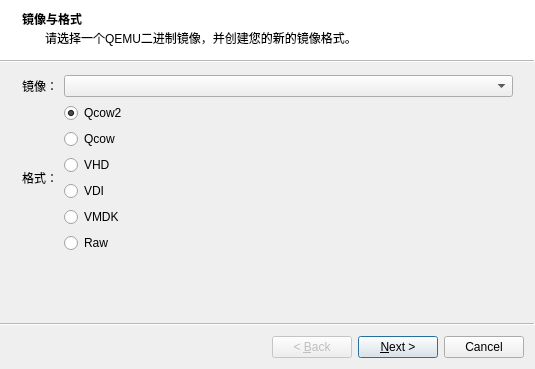
<?xml version="1.0" encoding="UTF-8"?>
<ui version="4.0">
 <class>QemuImageWizard</class>
 <widget class="QWizard" name="QemuImageWizard">
  <property name="geometry">
   <rect>
    <x>0</x>
    <y>0</y>
    <width>535</width>
    <height>369</height>
   </rect>
  </property>
  <property name="windowTitle">
   <string>Qemu镜像创建</string>
  </property>
  <property name="modal">
   <bool>true</bool>
  </property>
  <property name="wizardStyle">
   <enum>QWizard::ModernStyle</enum>
  </property>
  <widget class="QWizardPage" name="uiBinaryWizardPage">
   <property name="title">
    <string>镜像与格式</string>
   </property>
   <property name="subTitle">
    <string>请选择一个QEMU二进制镜像，并创建您的新的镜像格式。</string>
   </property>
   <layout class="QGridLayout" name="gridLayout">
    <item row="0" column="0">
     <widget class="QLabel" name="uiBinaryLabel">
      <property name="text">
       <string>镜像：</string>
      </property>
     </widget>
    </item>
    <item row="0" column="1">
     <widget class="QComboBox" name="uiBinaryComboBox">
      <property name="sizePolicy">
       <sizepolicy hsizetype="Expanding" vsizetype="Fixed">
        <horstretch>0</horstretch>
        <verstretch>0</verstretch>
       </sizepolicy>
      </property>
     </widget>
    </item>
    <item row="1" column="0">
     <widget class="QLabel" name="uiFormatLabel">
      <property name="text">
       <string>格式：</string>
      </property>
     </widget>
    </item>
    <item row="1" column="1">
     <layout class="QVBoxLayout" name="verticalLayout_3">
      <item>
       <widget class="QRadioButton" name="uiFormatQcow2Radio">
        <property name="toolTip">
         <string>Qcow2 is the current Qemu format, supporting many special features.</string>
        </property>
        <property name="text">
         <string notr="true">Qcow2</string>
        </property>
        <property name="checked">
         <bool>true</bool>
        </property>
        <attribute name="buttonGroup">
         <string notr="true">uiFormatRadios</string>
        </attribute>
       </widget>
      </item>
      <item>
       <widget class="QRadioButton" name="uiFormatQcowRadio">
        <property name="toolTip">
         <string>Qcow is a legacy Qemu format that is also supported by VirtualBox.</string>
        </property>
        <property name="text">
         <string notr="true">Qcow</string>
        </property>
        <attribute name="buttonGroup">
         <string notr="true">uiFormatRadios</string>
        </attribute>
       </widget>
      </item>
      <item>
       <widget class="QRadioButton" name="uiFormatVhdRadio">
        <property name="toolTip">
         <string>VHD is the format used by Microsoft VirtualPC, and is also supported by Qemu and VirtualBox.
On Windows 7 and above, it can be mounted on the host PC.</string>
        </property>
        <property name="text">
         <string notr="true">VHD</string>
        </property>
        <attribute name="buttonGroup">
         <string notr="true">uiFormatRadios</string>
        </attribute>
       </widget>
      </item>
      <item>
       <widget class="QRadioButton" name="uiFormatVdiRadio">
        <property name="toolTip">
         <string>VDI is the native format of VirtualBox</string>
        </property>
        <property name="text">
         <string notr="true">VDI</string>
        </property>
        <attribute name="buttonGroup">
         <string notr="true">uiFormatRadios</string>
        </attribute>
       </widget>
      </item>
      <item>
       <widget class="QRadioButton" name="uiFormatVmdkRadio">
        <property name="toolTip">
         <string>VMDK is the native format for VMware and is also supported by Qemu and VirtualBox.</string>
        </property>
        <property name="text">
         <string notr="true">VMDK</string>
        </property>
        <attribute name="buttonGroup">
         <string notr="true">uiFormatRadios</string>
        </attribute>
       </widget>
      </item>
      <item>
       <widget class="QRadioButton" name="uiFormatRawRadio">
        <property name="toolTip">
         <string>Raw image files represent the actual data on the image, with zero special features.
It can easily be converted to various other formats by various utilities, making it the most portable format.</string>
        </property>
        <property name="text">
         <string>Raw</string>
        </property>
        <attribute name="buttonGroup">
         <string notr="true">uiFormatRadios</string>
        </attribute>
       </widget>
      </item>
     </layout>
    </item>
   </layout>
  </widget>
  <widget class="QWizardPage" name="uiQcow2OptionsWizardPage">
   <property name="title">
    <string>qcow2选项</string>
   </property>
   <layout class="QVBoxLayout" name="verticalLayout_2">
    <item>
     <widget class="QGroupBox" name="uiSizeOptionsGroupBox">
      <property name="title">
       <string>大小选项</string>
      </property>
      <layout class="QGridLayout" name="gridLayout_3">
       <item row="0" column="0">
        <widget class="QLabel" name="uiPreallocationLabel">
         <property name="text">
          <string>分配：</string>
         </property>
        </widget>
       </item>
       <item row="0" column="1">
        <layout class="QHBoxLayout" name="horizontalLayout_9">
         <item>
          <widget class="QRadioButton" name="uiQcow2PreallocationOffRadio">
           <property name="toolTip">
            <string>The file only takes as much space from the host as needed. The VM will still see the full capacity you specify.</string>
           </property>
           <property name="text">
            <string>off</string>
           </property>
           <property name="checked">
            <bool>true</bool>
           </property>
           <attribute name="buttonGroup">
            <string notr="true">uiQcow2PreallocationRadios</string>
           </attribute>
          </widget>
         </item>
         <item>
          <widget class="QRadioButton" name="uiQcow2PreallocationMetadataRadio">
           <property name="toolTip">
            <string>Same as &quot;off&quot;, but preallocates enough space to hold any potenial metadata for the HDD.
This improves performance when the image file needs to grow.</string>
           </property>
           <property name="text">
            <string>metadata</string>
           </property>
           <attribute name="buttonGroup">
            <string notr="true">uiQcow2PreallocationRadios</string>
           </attribute>
          </widget>
         </item>
         <item>
          <widget class="QRadioButton" name="uiQcow2PreallocationFallocRadio">
           <property name="toolTip">
            <string>Same as &quot;full&quot;, but uses C's posix_fallocate() if available on the host, instead of zero filling the file.</string>
           </property>
           <property name="text">
            <string>falloc</string>
           </property>
           <attribute name="buttonGroup">
            <string notr="true">uiQcow2PreallocationRadios</string>
           </attribute>
          </widget>
         </item>
         <item>
          <widget class="QRadioButton" name="uiQcow2PreallocationFullRadio">
           <property name="toolTip">
            <string>The file will start off at the full size you specify.
Free space will be zero filled.</string>
           </property>
           <property name="text">
            <string>full</string>
           </property>
           <attribute name="buttonGroup">
            <string notr="true">uiQcow2PreallocationRadios</string>
           </attribute>
          </widget>
         </item>
         <item>
          <spacer name="horizontalSpacer_6">
           <property name="orientation">
            <enum>Qt::Horizontal</enum>
           </property>
           <property name="sizeHint" stdset="0">
            <size>
             <width>40</width>
             <height>20</height>
            </size>
           </property>
          </spacer>
         </item>
        </layout>
       </item>
       <item row="1" column="0">
        <widget class="QLabel" name="uiClusterSizeLabel">
         <property name="text">
          <string>簇的大小：</string>
         </property>
        </widget>
       </item>
       <item row="1" column="1">
        <widget class="QComboBox" name="uiQcow2ClusterSizeComboBox">
         <property name="sizePolicy">
          <sizepolicy hsizetype="Expanding" vsizetype="Fixed">
           <horstretch>0</horstretch>
           <verstretch>0</verstretch>
          </sizepolicy>
         </property>
         <item>
          <property name="text">
           <string>&lt;default&gt;</string>
          </property>
         </item>
         <item>
          <property name="text">
           <string>512</string>
          </property>
         </item>
         <item>
          <property name="text">
           <string>1k</string>
          </property>
         </item>
         <item>
          <property name="text">
           <string>2k</string>
          </property>
         </item>
         <item>
          <property name="text">
           <string>4k</string>
          </property>
         </item>
         <item>
          <property name="text">
           <string>8k</string>
          </property>
         </item>
         <item>
          <property name="text">
           <string>16k</string>
          </property>
         </item>
         <item>
          <property name="text">
           <string>32k</string>
          </property>
         </item>
         <item>
          <property name="text">
           <string>64k</string>
          </property>
         </item>
         <item>
          <property name="text">
           <string>128k</string>
          </property>
         </item>
         <item>
          <property name="text">
           <string>256k</string>
          </property>
         </item>
         <item>
          <property name="text">
           <string>512k</string>
          </property>
         </item>
         <item>
          <property name="text">
           <string>1024k</string>
          </property>
         </item>
         <item>
          <property name="text">
           <string>2048k</string>
          </property>
         </item>
        </widget>
       </item>
      </layout>
     </widget>
    </item>
    <item>
     <widget class="QGroupBox" name="uiRefcountsGroupBox">
      <property name="title">
       <string>Refcounts</string>
      </property>
      <layout class="QGridLayout" name="gridLayout_2">
       <item row="1" column="0">
        <widget class="QLabel" name="uiRefcountEntrySizeLabel">
         <property name="text">
          <string>refcount出入大小：</string>
         </property>
        </widget>
       </item>
       <item row="1" column="1">
        <widget class="QComboBox" name="uiRefcountEntrySizeComboBox">
         <property name="sizePolicy">
          <sizepolicy hsizetype="Expanding" vsizetype="Fixed">
           <horstretch>0</horstretch>
           <verstretch>0</verstretch>
          </sizepolicy>
         </property>
         <item>
          <property name="text">
           <string>&lt;default&gt;</string>
          </property>
         </item>
         <item>
          <property name="text">
           <string>1</string>
          </property>
         </item>
         <item>
          <property name="text">
           <string>2</string>
          </property>
         </item>
         <item>
          <property name="text">
           <string>4</string>
          </property>
         </item>
         <item>
          <property name="text">
           <string>8</string>
          </property>
         </item>
         <item>
          <property name="text">
           <string>16</string>
          </property>
         </item>
         <item>
          <property name="text">
           <string>32</string>
          </property>
         </item>
         <item>
          <property name="text">
           <string>64</string>
          </property>
         </item>
        </widget>
       </item>
       <item row="0" column="0">
        <widget class="QCheckBox" name="uiLazyRefcountsCheckBox">
         <property name="text">
          <string>懒惰的refcounts</string>
         </property>
         <property name="tristate">
          <bool>false</bool>
         </property>
        </widget>
       </item>
      </layout>
     </widget>
    </item>
   </layout>
  </widget>
  <widget class="QWizardPage" name="uiVhdOptionsWizardPage">
   <property name="title">
    <string>VHD选项</string>
   </property>
   <layout class="QVBoxLayout" name="verticalLayout_4">
    <item>
     <widget class="QGroupBox" name="uiVhdFileSizeModeGroupBox">
      <property name="title">
       <string>镜像文件大小模式</string>
      </property>
      <layout class="QHBoxLayout" name="horizontalLayout_2">
       <item>
        <widget class="QRadioButton" name="uiVhdFileSizeModeDynamicRadio">
         <property name="toolTip">
          <string>The file only takes as much space from the host as needed. The VM will still see the full capacity you specify.</string>
         </property>
         <property name="text">
          <string>Dynamic</string>
         </property>
         <property name="checked">
          <bool>true</bool>
         </property>
         <attribute name="buttonGroup">
          <string notr="true">uiVhdSizeModeRadios</string>
         </attribute>
        </widget>
       </item>
       <item>
        <widget class="QRadioButton" name="uiVhdFileSizeModeFixedRadio">
         <property name="toolTip">
          <string>The file will start off at the full size you specify.</string>
         </property>
         <property name="text">
          <string>Fixed</string>
         </property>
         <attribute name="buttonGroup">
          <string notr="true">uiVhdSizeModeRadios</string>
         </attribute>
        </widget>
       </item>
       <item>
        <spacer name="horizontalSpacer_5">
         <property name="orientation">
          <enum>Qt::Horizontal</enum>
         </property>
         <property name="sizeHint" stdset="0">
          <size>
           <width>293</width>
           <height>20</height>
          </size>
         </property>
        </spacer>
       </item>
      </layout>
     </widget>
    </item>
   </layout>
  </widget>
  <widget class="QWizardPage" name="uiVdiOptionsWizardPage">
   <property name="title">
    <string>VDI选项</string>
   </property>
   <layout class="QVBoxLayout" name="verticalLayout_5">
    <item>
     <widget class="QGroupBox" name="uiVdiFileSizeModeGroupBox">
      <property name="title">
       <string>进项文件大小模式</string>
      </property>
      <layout class="QHBoxLayout" name="horizontalLayout_3">
       <item>
        <widget class="QRadioButton" name="uiVdiFileSizeModeDynamicRadio">
         <property name="toolTip">
          <string>The file only takes as much space from the host as needed. The VM will still see the full capacity you specify.</string>
         </property>
         <property name="text">
          <string>Dynamic</string>
         </property>
         <property name="checked">
          <bool>true</bool>
         </property>
         <attribute name="buttonGroup">
          <string notr="true">uiVdiSizeModeRadios</string>
         </attribute>
        </widget>
       </item>
       <item>
        <widget class="QRadioButton" name="uiVdiFileSizeModeFixedRadio">
         <property name="toolTip">
          <string>The file will start off at the full size you specify.</string>
         </property>
         <property name="text">
          <string>Fixed</string>
         </property>
         <attribute name="buttonGroup">
          <string notr="true">uiVdiSizeModeRadios</string>
         </attribute>
        </widget>
       </item>
       <item>
        <spacer name="horizontalSpacer_4">
         <property name="orientation">
          <enum>Qt::Horizontal</enum>
         </property>
         <property name="sizeHint" stdset="0">
          <size>
           <width>40</width>
           <height>20</height>
          </size>
         </property>
        </spacer>
       </item>
      </layout>
     </widget>
    </item>
   </layout>
  </widget>
  <widget class="QWizardPage" name="uiVmdkOptionsWizardPage">
   <property name="title">
    <string>VMDK选项</string>
   </property>
   <layout class="QVBoxLayout" name="verticalLayout_6">
    <item>
     <widget class="QGroupBox" name="uiVmdkAdapterTypeGroupBox">
      <property name="title">
       <string>适配器类型</string>
      </property>
      <layout class="QHBoxLayout" name="horizontalLayout_4">
       <item>
        <widget class="QRadioButton" name="uiVmdkAdapterTypeIdeRadio">
         <property name="text">
          <string>IDE</string>
         </property>
         <property name="checked">
          <bool>true</bool>
         </property>
         <attribute name="buttonGroup">
          <string notr="true">uiVmdkAdapterRadios</string>
         </attribute>
        </widget>
       </item>
       <item>
        <widget class="QRadioButton" name="uiVmdkAdapterTypeLsiRadio">
         <property name="text">
          <string>LSI Logic</string>
         </property>
         <attribute name="buttonGroup">
          <string notr="true">uiVmdkAdapterRadios</string>
         </attribute>
        </widget>
       </item>
       <item>
        <widget class="QRadioButton" name="uiVmdkAdapterTypeBusRadio">
         <property name="text">
          <string>BusLogic</string>
         </property>
         <attribute name="buttonGroup">
          <string notr="true">uiVmdkAdapterRadios</string>
         </attribute>
        </widget>
       </item>
       <item>
        <widget class="QRadioButton" name="uiVmdkAdapterTypeEsxRadio">
         <property name="text">
          <string>Legacy (ESX)</string>
         </property>
         <attribute name="buttonGroup">
          <string notr="true">uiVmdkAdapterRadios</string>
         </attribute>
        </widget>
       </item>
       <item>
        <spacer name="horizontalSpacer">
         <property name="orientation">
          <enum>Qt::Horizontal</enum>
         </property>
         <property name="sizeHint" stdset="0">
          <size>
           <width>86</width>
           <height>20</height>
          </size>
         </property>
        </spacer>
       </item>
      </layout>
     </widget>
    </item>
    <item>
     <widget class="QGroupBox" name="uiVmdkFileSizeModeGroupBox">
      <property name="title">
       <string>镜像文件大小模式</string>
      </property>
      <layout class="QHBoxLayout" name="horizontalLayout_5">
       <item>
        <widget class="QRadioButton" name="uiVmdkFileSizeModeSparseRadio">
         <property name="toolTip">
          <string>The file only takes as much space from the host as needed. The VM will still see the full capacity you specify.</string>
         </property>
         <property name="text">
          <string>Sparse</string>
         </property>
         <property name="checked">
          <bool>true</bool>
         </property>
         <attribute name="buttonGroup">
          <string notr="true">uiVmdkSizeModeRadios</string>
         </attribute>
        </widget>
       </item>
       <item>
        <widget class="QRadioButton" name="uiVmdkFileSizeModeFlatRadio">
         <property name="toolTip">
          <string>The file will start off at the full size you specify.</string>
         </property>
         <property name="text">
          <string>Flat</string>
         </property>
         <attribute name="buttonGroup">
          <string notr="true">uiVmdkSizeModeRadios</string>
         </attribute>
        </widget>
       </item>
       <item>
        <spacer name="horizontalSpacer_2">
         <property name="orientation">
          <enum>Qt::Horizontal</enum>
         </property>
         <property name="sizeHint" stdset="0">
          <size>
           <width>40</width>
           <height>20</height>
          </size>
         </property>
        </spacer>
       </item>
      </layout>
     </widget>
    </item>
    <item>
     <widget class="QGroupBox" name="uiVmdkMiscGroupBox">
      <property name="title">
       <string>其他</string>
      </property>
      <layout class="QHBoxLayout" name="horizontalLayout_6">
       <item>
        <widget class="QCheckBox" name="uiVmdkStreamOptimizedCheckBox">
         <property name="text">
          <string>Stream optimized</string>
         </property>
        </widget>
       </item>
       <item>
        <widget class="QCheckBox" name="uiVmdkSplit2gCheckBox">
         <property name="text">
          <string>Split every 2 GiB</string>
         </property>
        </widget>
       </item>
       <item>
        <widget class="QCheckBox" name="uiVmdkZeroedGrainCheckBox">
         <property name="text">
          <string>Zeroed grain</string>
         </property>
        </widget>
       </item>
       <item>
        <spacer name="horizontalSpacer_3">
         <property name="orientation">
          <enum>Qt::Horizontal</enum>
         </property>
         <property name="sizeHint" stdset="0">
          <size>
           <width>36</width>
           <height>20</height>
          </size>
         </property>
        </spacer>
       </item>
      </layout>
     </widget>
    </item>
   </layout>
  </widget>
  <widget class="QWizardPage" name="uiSizeAndLocationWizardPage">
   <property name="title">
    <string>大小和位置</string>
   </property>
   <layout class="QGridLayout" name="gridLayout_4">
    <item row="0" column="0">
     <widget class="QLabel" name="uiLocationLabel">
      <property name="text">
       <string>文件路径：</string>
      </property>
     </widget>
    </item>
    <item row="0" column="1">
     <layout class="QHBoxLayout" name="horizontalLayout">
      <item>
       <widget class="QLineEdit" name="uiLocationLineEdit"/>
      </item>
      <item>
       <widget class="QToolButton" name="uiLocationBrowseToolButton">
        <property name="text">
         <string>  浏览  </string>
        </property>
       </widget>
      </item>
     </layout>
    </item>
    <item row="1" column="0">
     <widget class="QLabel" name="uiSizeLabel">
      <property name="text">
       <string>磁盘大小：</string>
      </property>
     </widget>
    </item>
    <item row="1" column="1">
     <layout class="QHBoxLayout" name="horizontalLayout_7">
      <item>
       <widget class="QSpinBox" name="uiSizeSpinBox">
        <property name="buttonSymbols">
         <enum>QAbstractSpinBox::UpDownArrows</enum>
        </property>
        <property name="showGroupSeparator" stdset="0">
         <bool>true</bool>
        </property>
        <property name="suffix">
         <string> MiB</string>
        </property>
        <property name="minimum">
         <number>0</number>
        </property>
        <property name="maximum">
         <number>2000000</number>
        </property>
        <property name="singleStep">
         <number>1000</number>
        </property>
        <property name="value">
         <number>30000</number>
        </property>
       </widget>
      </item>
     </layout>
    </item>
   </layout>
  </widget>
 </widget>
 <resources/>
 <connections>
  <connection>
   <sender>uiVmdkStreamOptimizedCheckBox</sender>
   <signal>toggled(bool)</signal>
   <receiver>uiVmdkFileSizeModeFlatRadio</receiver>
   <slot>setDisabled(bool)</slot>
   <hints>
    <hint type="sourcelabel">
     <x>114</x>
     <y>214</y>
    </hint>
    <hint type="destinationlabel">
     <x>438</x>
     <y>152</y>
    </hint>
   </hints>
  </connection>
  <connection>
   <sender>uiVmdkStreamOptimizedCheckBox</sender>
   <signal>toggled(bool)</signal>
   <receiver>uiVmdkSplit2gCheckBox</receiver>
   <slot>setDisabled(bool)</slot>
   <hints>
    <hint type="sourcelabel">
     <x>114</x>
     <y>214</y>
    </hint>
    <hint type="destinationlabel">
     <x>306</x>
     <y>214</y>
    </hint>
   </hints>
  </connection>
 </connections>
 <buttongroups>
  <buttongroup name="uiVmdkAdapterRadios"/>
  <buttongroup name="uiFormatRadios"/>
  <buttongroup name="uiVhdSizeModeRadios"/>
  <buttongroup name="uiVdiSizeModeRadios"/>
  <buttongroup name="uiQcow2PreallocationRadios"/>
  <buttongroup name="uiVmdkSizeModeRadios"/>
 </buttongroups>
</ui>
